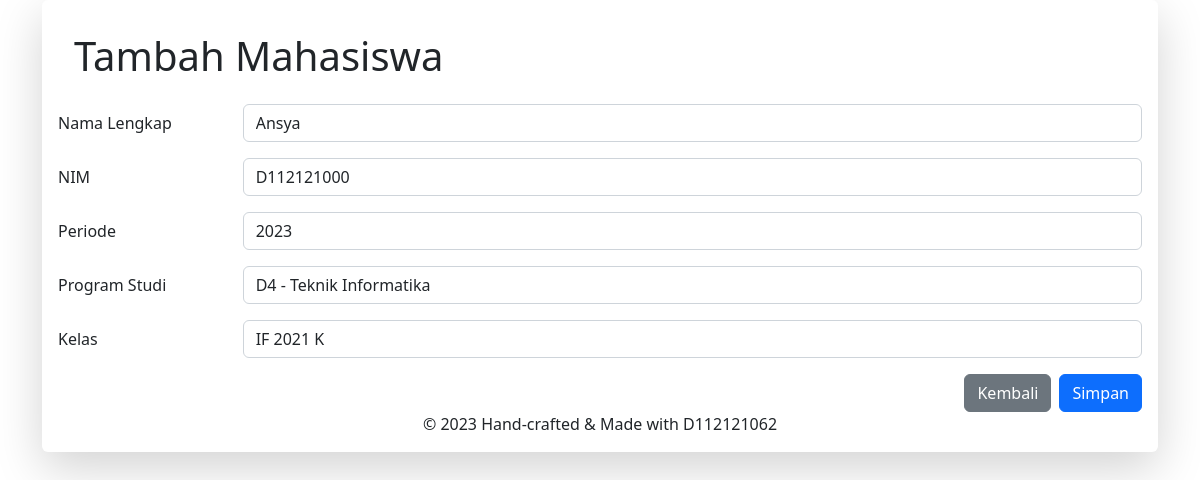
Page /UAS/update.php?id=2294 (signed in) on the committed database.
### tables this page shows
CREATE TABLE `mahasiswa` (
  `id` int(11) NOT NULL,
  `nama_lengkap` varchar(50) DEFAULT NULL,
  `nim` varchar(10) DEFAULT NULL,
  `program_studi` int(11) DEFAULT NULL,
  `periode` varchar(5) DEFAULT NULL,
  `foto` varchar(100) NOT NULL
);

CREATE TABLE `kelas_mahasiswa` (
  `id` int(11) DEFAULT NULL,
  `kelas_id` int(11) DEFAULT NULL,
  `mahasiswa_id` int(11) DEFAULT NULL
);

CREATE TABLE `kelas` (
  `id_kelas` int(11) DEFAULT NULL,
  `nama_kelas` varchar(50) DEFAULT NULL
);

### UAS/update.php (the view, shortened to what this page needs)
<?php
include "config.php";
$id_mhs = $_REQUEST['id'];
if (!isset($_REQUEST['submit'])) {
    if ($id_mhs) {
        $sql = "SELECT
                    a.nama_lengkap,
                    a.nim,
                    b.ps_id,
                    a.periode,
                    c.kelas_id
                FROM
                    mahasiswa a
                    INNER JOIN program_studi b ON a.program_studi = b.ps_id
                    INNER JOIN kelas_mahasiswa c ON a.id = c.mahasiswa_id
                WHERE a.id = '{$id_mhs}';";
        $query = mysqli_query($conn, $sql);
        $row = $query->num_rows;
        if ($row > 0) {
            $data_update = mysqli_fetch_array($query);
        } else {
            echo "<script>alert('NIM Mahasiswa tidak ditemukan!');</script>";
            echo "<meta http-equiv='refresh' content='0; url=index.php'>";
            exit;
        }
    } else {
        echo "<script>alert('NIM Mahasiswa kosong!');</script>";
        echo "<meta http-equiv='refresh' content='0; url=index.php'>";
        exit;
    }
}
?>
<!DOCTYPE html>
<html>
<head>
    <link rel="stylesheet" href="https://cdnjs.cloudflare.com/ajax/libs/twitter-bootstrap/5.2.0/css/bootstrap.min.css">
</head>
<body>
    <div class="container">
        <div class="row">
            <div class="col-sm-12 col-md-12 col-lg-12">
                <div class="card login-content shadow-lg border-0">
                    <form action="" method="post">
                        <div class="card-body">
                            <h1 class="p-3 text-logo">
                                Tambah Mahasiswa
                            </h1>
                            <div class="mb-3 row">
                                <label for="nama_lengkap" class="col-sm-2 col-form-label">Nama Lengkap</label>
                                <div class="col-sm-10">
                                    <input type="text" class="form-control" id="nama_lengkap"
                                        value="<?= $data_update['nama_lengkap'] ?>" name="nama_lengkap">
                                </div>
                            </div>
                            <div class="mb-3 row">
                                <label for="nim" class="col-sm-2 col-form-label">NIM</label>
                                <div class="col-sm-10">
                                    <input type="text" class="form-control" id="nim" value="<?= $data_update['nim'] ?>"
                                        name="nim">
                                </div>
                            </div>
                            <div class="mb-3 row">
                                <label for="periode" class="col-sm-2 col-form-label">Periode</label>
                                <div class="col-sm-10">
                                    <select class="form-control" name="periode" id="periode">
                                        <?php
                                        $year = date('Y');
                                        for ($i = $year; $i > $year - 5; $i--) { ?>
                                            <option value="<?= $i; ?>" <?= ($data_update['periode'] == $i) ? 'selected' : ''; ?>><?= $i; ?></option>
                                        <?php } ?>
                                    </select>
                                </div>
                            </div>
                            <div class="mb-3 row">
                                <label for="periode" class="col-sm-2 col-form-label">Program Studi</label>
                                <div class="col-sm-10">
                                    <select class="form-control" name="id_prodi">
                                        <?php
                                        $sql = "SELECT * FROM program_studi";
                                        $query = mysqli_query($conn, $sql);
                                        while ($data = mysqli_fetch_array($query)) {
                                            ?>
                                            <option value="<?= $data['ps_id'] ?>" <?= ($data_update['ps_id'] == $data['ps_id']) ? 'selected' : ''; ?>><?= $data['program_studi'] ?> </option>
                                            <?php
                                        }
                                        ?>
                                    </select>
                                </div>
                            </div>
                            <div class="mb-3 row">
                                <label for="periode" class="col-sm-2 col-form-label">Kelas</label>
                                <div class="col-sm-10">
                                    <select class="form-control" name="id_kelas">
                                        <?php
                                        $sql = "SELECT * FROM kelas";
                                        $query = mysqli_query($conn, $sql);
                                        while ($data = mysqli_fetch_array($query)) {
                                            ?>
                                            <option value="<?= $data['id_kelas'] ?>"
                                                <?= ($data_update['kelas_id'] == $data['id_kelas']) ? 'selected' : ''; ?>><?= $data['nama_kelas'] ?> </option>
                                            <?php
                                        }
                                        ?>
                                    </select>
                                </div>
                            </div>
                            <input type="submit" name="submit" class="btn btn-primary float-end" value="Simpan">
                            <a href="index.php" class="btn btn-secondary float-end me-2">Kembali</a>
                        </div>
                    </form>
                    <div class="footer">
                        <p class="text-center">© 2023 Hand-crafted & Made with D112121062</p>
                    </div>
                </div>
            </div>
        </div>
    </div>
</body>
</html>

### rows in the picture
mahasiswa: nama_lengkap "Ansya", nim "D112121000", periode "2023"
kelas_mahasiswa: id_kelas "IF 2021 K"

### other values in the picture
form field id_prodi "D4 - Teknik Informatika"
